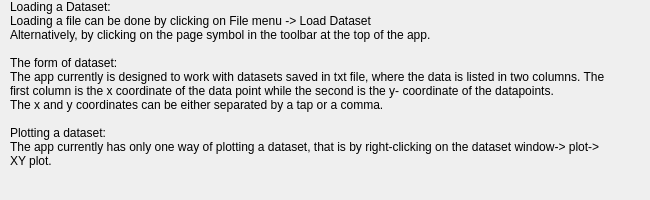
<?xml version="1.0" encoding="UTF-8"?>
<ui version="4.0">
 <class>HelpDialog</class>
 <widget class="QDialog" name="HelpDialog">
  <property name="geometry">
   <rect>
    <x>0</x>
    <y>0</y>
    <width>650</width>
    <height>200</height>
   </rect>
  </property>
  <property name="sizePolicy">
   <sizepolicy hsizetype="Fixed" vsizetype="Fixed">
    <horstretch>0</horstretch>
    <verstretch>0</verstretch>
   </sizepolicy>
  </property>
  <property name="minimumSize">
   <size>
    <width>650</width>
    <height>200</height>
   </size>
  </property>
  <property name="maximumSize">
   <size>
    <width>650</width>
    <height>200</height>
   </size>
  </property>
  <property name="windowTitle">
   <string>Help</string>
  </property>
  <property name="windowIcon">
   <iconset resource="resources.qrc">
    <normaloff>:/icons/helpSymbol.svg</normaloff>:/icons/helpSymbol.svg</iconset>
  </property>
  <widget class="QLabel" name="label">
   <property name="geometry">
    <rect>
     <x>10</x>
     <y>0</y>
     <width>601</width>
     <height>211</height>
    </rect>
   </property>
   <property name="text">
    <string>Loading a Dataset:
Loading a file can be done by clicking on File menu -&gt; Load Dataset
Alternatively, by clicking on the page symbol in the toolbar at the top of the app.

The form of dataset:
The app currently is designed to work with datasets saved in txt file, where the data is listed in two columns. The first column is the x coordinate of the data point while the second is the y- coordinate of the datapoints.
The x and y coordinates can be either separated by a tap or a comma.   

Plotting a dataset:
The app currently has only one way of plotting a dataset, that is by right-clicking on the dataset window-&gt; plot-&gt; XY plot. 
</string>
   </property>
   <property name="alignment">
    <set>Qt::AlignLeading|Qt::AlignLeft|Qt::AlignTop</set>
   </property>
   <property name="wordWrap">
    <bool>true</bool>
   </property>
  </widget>
 </widget>
 <resources>
  <include location="resources.qrc"/>
 </resources>
 <connections/>
</ui>
